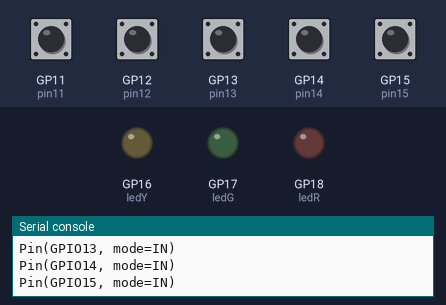
This program was run on a simulated Raspberry Pi Pico running MicroPython. On the bench: output pins drawn as LEDs (lit = HIGH), the last lines printed to the serial console. Inputs (shaded band) come from the test bench; at power-on: GP11 (pin11), GP14 (pin14), GP15 (pin15) HIGH, GP12 (pin12), GP13 (pin13) LOW.

Above: at 1.2 s.
1.3 s: GP11 (pin11) pulled LOW for 0.15 s
At 2.5 s:
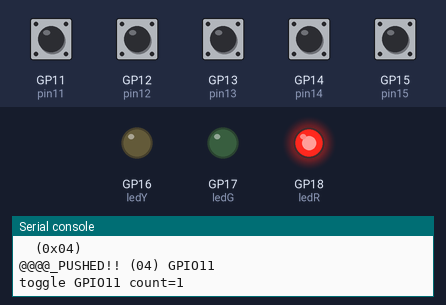
2.9 s: GP13 (pin13) pulled HIGH for 0.15 s
At 3.7 s:
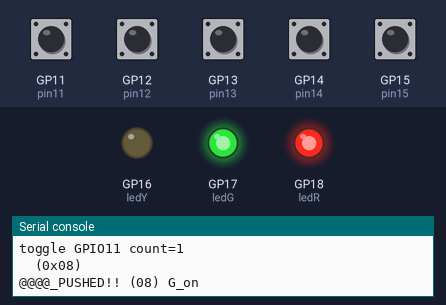
4.5 s: GP15 (pin15) pulled LOW for 0.15 s
At 5.0 s:
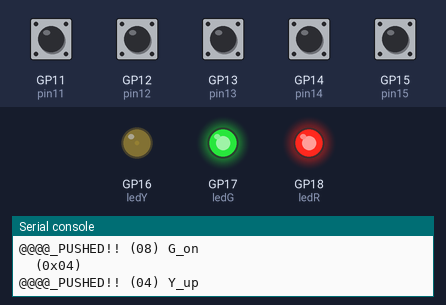
6.1 s: GP12 (pin12) pulled HIGH for 0.15 s
At 7.3 s:
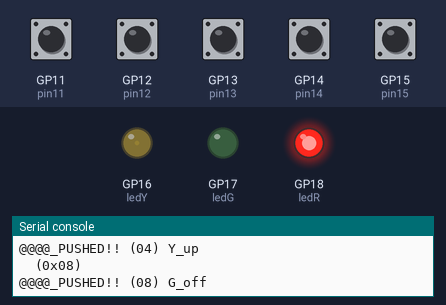
7.7 s: GP14 (pin14) pulled LOW for 0.15 s
At 8.6 s:
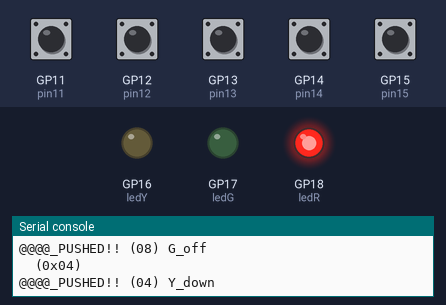
Timing chart, 0 to 10.3 s (numbered marks = the images above; inputs shaded):
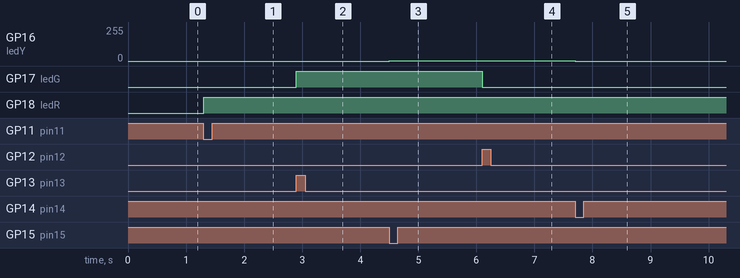

The program:

button3.py
```python
from machine import Pin, Signal, PWM
import time


class KeyList():
    ''' (key, value) のリストを制御する '''
    def __init__(self):
        self._klist: list[tuple[object, object]] = []

    def _findkey(self, key) -> int:
        ''' keyに合致するデータのインデックスを返す。存在しなければ -1 を返す '''
        for i in range(len(self._klist)):
            if self._klist[i][0] == key:
                return i
        return -1

    def __setitem__(self, key, value):
        i = self._findkey(key)
        if i != -1:
            self._klist[i] = (key, value)
        else:
            self._klist.append((key, value))

    def __getitem__(self, key):
        i = self._findkey(key)
        if i != -1:
            return self._klist[i][1]
        return None

    def keys(self):
        return [item[0] for item in self._klist]

    def values(self):
        return [item[1] for item in self._klist]


class Button():
    ''' 押しボタンクラス '''

    # (指定されたPin, 生成されたボタンinstance) のリスト
    _kroster = KeyList()

    def __init__(self, _pin,                # 登録した Pin
                 name: str | None = None,   # 登録する Pinの名前（任意）
                 invert=False,              # 押してLowならTrue
                 bouncetime=100,            # チャタリング防止時間(ms)
                 function=None,             # ボタンが押された時のファンクション
                 args=None,                 # ファンクションの位置引数
                 kwargs=None,               # ファンクションのキーワード引数
                 ) -> None:
        print(_pin)
        self._pin = _pin                # 登録した Pin
        self._invert = invert           # ボタンがGND接続のとき、Trueを指定
        self._signal = Signal(_pin, invert=self._invert)

        # ボタンの名前を取得（引数で省略なら"GPIOxx"を設定）
        self._name = name if name else Button._get_name(self._pin)

        self._time_ticks = 0            # チャタリング防止用 time_ticks
        self._dtime = bouncetime        # チャタリング防止時間(ms)

        self._count = 0                 # 押された回数
        self._function = function       # ボタンが押された時のファンクション
        self._fargs = args              # ファンクションの位置引数
        self._fkwargs = kwargs          # ファンクションのキーワード引数

        # 生成されたinstanceと指定されたPinを内部のリストに登録
        self._put_myself(self._pin)

        # 割り込みハンドラーを設定（ボタンが押された時）
        if self._invert:
            self._pin.irq(trigger=Pin.IRQ_FALLING, handler=Button._handler)
        else:
            self._pin.irq(trigger=Pin.IRQ_RISING, handler=Button._handler)

    @staticmethod
    def _handler(pin):
        ''' ボタンが押された時の割り込みハンドラー '''
        _flag = pin.irq().flags()
        print(f"  (0x{_flag:02x})")

        myself = Button._get_myself(pin)    # 割り込み対象の自object（myself）を取得
        if not myself:      # 自分的に存在しないボタンの場合は無視
            return
        # チャタリング防止のため制限時間内の再割り込みは無視
        if time.ticks_diff(time.ticks_ms(), myself._time_ticks) < myself._dtime:
            return
        # ゴースト除去。多分ボタンリリース時のチャタリング
        if not myself._signal.value():
            print(f"push rejected!! for {myself._name}")
            return

        ''' これ以降が、ボタンが押された場合の処理 '''
        print(f"@@@@_PUSHED!! ({_flag:02x}) {myself.get_name()}")
        myself._count += 1

        # 登録されたファンクションを実行
        if myself._function:
            myself._do_function(myself._function, myself._fargs, myself._fkwargs)

        myself._time_ticks = time.ticks_ms()

    @staticmethod
    def _get_name(pin: Pin) -> str:
        ''' Pinに設定されている名前（GPIOxx）を取得する '''
        return repr(pin).split("(")[1].split(",")[0]

    @classmethod
    def _get_myself(cls, _pin):
        ''' 内部リストから、_pinに該当するボタンのinstance(myself)を取得する '''
        return cls._kroster[_pin]

    def _put_myself(self, _pin):
        ''' 内部リストに、生成されたinstance(self)と指定されたPinを登録する '''
        # _pin重複チェック。重複していたら古いinstanceは削除
        btn = Button._kroster[_pin]
        if btn:
            del btn
        Button._kroster[_pin] = self

    def _exist_myself(self) -> bool:
        ''' ボタンinstanceが生きているかのチェック '''
        return self in self._kroster.values()

    def _do_function(self, function, fargs, fkwargs):
        ''' ボタンに対して、登録された function を実行する '''
        if fargs is not None:           # 位置引数あり
            if not isinstance(fargs, tuple):    # tupleでなければ tuple化
                fargs = (fargs, )
            if fkwargs:                      # 位置引数とキーワード引数あり
                function(*fargs, **fkwargs, myself=self)
            else:                           # 位置引数のみ
                function(*fargs, myself=self)
        elif fkwargs:                    # キーワード引数あり
            function(**fkwargs, myself=self)
        else:                           # 引数なし
            function(myself=self)

    def set_function(self, function=None, args=None, kwargs=None):
        ''' ボタンが押された時の動作を登録する '''
        assert self._exist_myself(), f"{self} is expired!"
        self._function = function
        self._fargs = args
        self._fkwargs = kwargs

    def get_count(self) -> int:
        ''' ボタンが押された回数を返す '''
        return self._count

    def reset_count(self):
        ''' ボタンが押された回数をリセットする '''
        self._count = 0

    def get_name(self):
        ''' ボタンに設定した名前を返す '''
        return self._name

    def get_signal(self):
        ''' ボタンに設定したpinの状態（signal）を返す '''
        return self._signal()


class Volume():
    ''' PWMデバイスのボリュームを操作する '''
    def __init__(self, pwm: PWM,        # PWMデバイス
                 min: int = 0,          # ボリュームの最小値
                 max: int = 10,         # ボリュームの最大値
                 initial: int = 0,      # ボリュームの初期値
                 freq: int = 120,       # PWMの周波数
                 curve: str | int | float = 'B',    # ボリュームのカーブ
                 invert: bool = False   # 反転（出力Lで点灯の場合、True）
                 ):
        self._pwm = pwm
        self._min = min
        self._max = max
        self._range = max - min
        self._vol = initial
        self._invert = invert

        if type(curve) is int or type(curve) is float:
            self._exp: int | float = curve
        else:
            assert curve in list('ABCD'),\
                "The value of the argument 'curve' must be one of the following:"\
                " 'A','B','C','D' or numeric"
            self._exp = {'A': 2, 'B': 1, 'C': 0.7, 'D': 3}.get(curve)

        pwm.freq(freq)
        pwm.duty_u16(self.u16value(min))

    def u16value(self, value) -> int:
        reg = value ** self._exp / self._range ** self._exp
        reg = (1 - reg) if self._invert else reg
        return int(65535 * reg)

    def up(self, opposite=None, myself=None) -> int:
        ''' ボリュームを一段上げる '''
        self._vol = min(self._vol + 1, self._max)
        if opposite.get_signal():   # 対向のボタンも（同時に）押されてた
            self._vol = self._min
        self._pwm.duty_u16(self.u16value(self._vol))
        return self._vol

    def down(self, myself=None, opposite=None) -> int:
        ''' ボリュームを一段下げる '''
        self._vol = max(self._vol - 1, self._min)
        if opposite.get_signal():   # 対向のボタンも（同時に）押されてた
            self._vol = self._min
        self._pwm.duty_u16(self.u16value(self._vol))
        return self._vol

    def get_value(self) -> int:
        ''' 現在のボリューム値を返す '''
        return self._vol


class OnOff_Switch():
    ''' 入り切りスイッチ '''
    def __init__(self, device):
        self._device = device
        self._on_off = False

    def on(self, myself):
        self._device.on()
        self._on_off = True

    def off(self, myself):
        self._device.off()
        self._on_off = False


class Toggle():
    ''' トグルスイッチ '''
    def __init__(self, device):
        self._device = device
        self._on_off = False
        self._device.value(self._on_off)

    def toggle(self, myself=None):
        print(f"toggle {myself.get_name()} count={myself.get_count()}")
        self._on_off = False if self._on_off else True
        self._device.value(self._on_off)


# スイッチ用 pin定義
# スイッチを 3.3Vと接続する時は、GPIO側をPULL_DOWN、押すとH入力
# スイッチをGNDと接続するときは、GPIO側をPULL_UP、押すとL入力（invert）

# LED用 pin定義
# GPIOにアノード側を接続するときは、出力Hで点灯
# GPIOにカソード側を接続するときは、出力Lで点灯（invert）

# [物理]設定
pin11 = Pin(11, Pin.IN, Pin.PULL_UP)            # 赤LED用押しボタン
ledR = Signal(Pin(18, Pin.OUT, value=0))        # 赤LED

# [論理]設定
ledR_toggle = Toggle(ledR)                      # 赤LED用トグルスイッチを定義
# 赤LED用押しボタンに、トグルスイッチを接続
btn0 = Button(pin11, function=ledR_toggle.toggle, invert=True, bouncetime=200)


# [物理]設定
pin12 = Pin(12, Pin.IN, Pin.PULL_DOWN)          # 緑LED用押しボタン（切り）
pin13 = Pin(13, Pin.IN, Pin.PULL_DOWN)          # 緑LED用押しボタン（入り）
ledG = Pin(17, Pin.OUT, value=0)                # 緑LED

# [論理]設定
ledG_switch = OnOff_Switch(ledG)                # 緑LED用入り切りスイッチを定義
# 緑LED用押しボタンに、「切り」スイッチ、「入り」スイッチを接続
btnG_off = Button(pin12, name="G_off", function=ledG_switch.off, bouncetime=200)
btnG_on = Button(pin13, name="G_on", function=ledG_switch.on, bouncetime=200)


# [物理]設定
pin14 = Pin(14, Pin.IN, Pin.PULL_UP)            # 黄LED用押しボタン（down）
pin15 = Pin(15, Pin.IN, Pin.PULL_UP)            # 黄LED用押しボタン（up）
ledY = Pin(16, Pin.OUT, value=1)                # 黄LED

# [論理]設定
# 黄LED用照度up/downボタンを定義
ledY_vol = Volume(PWM(ledY), min=0, max=10, curve='A')
# 黄LED用押しボタンdown、upを接続
btnY_down = Button(pin14, name="Y_down", invert=True, bouncetime=200)
btnY_up = Button(pin15, name="Y_up", invert=True, bouncetime=200)
# 黄LED用押しボタンdown、upにボリュームdown、ボリュームup機能を設定
btnY_down.set_function(ledY_vol.down, kwargs={'opposite': btnY_up})
btnY_up.set_function(ledY_vol.up, (), {'opposite': btnY_down})

while True:
    '''
    ここにいろいろ、メイン処理を書く
    '''
    pass
```

Measured:
- after the input at 1.3 s, GP18 (ledR): LOW → HIGH at once
- after the input at 2.9 s, GP17 (ledG): LOW → HIGH at once
- after the input at 4.5 s, GP16 (ledY): 0/255 → 3/255 at once
- after the input at 6.1 s, GP17 (ledG): HIGH → LOW at once
- after the input at 7.7 s, GP16 (ledY): 3/255 → 0/255 at once
